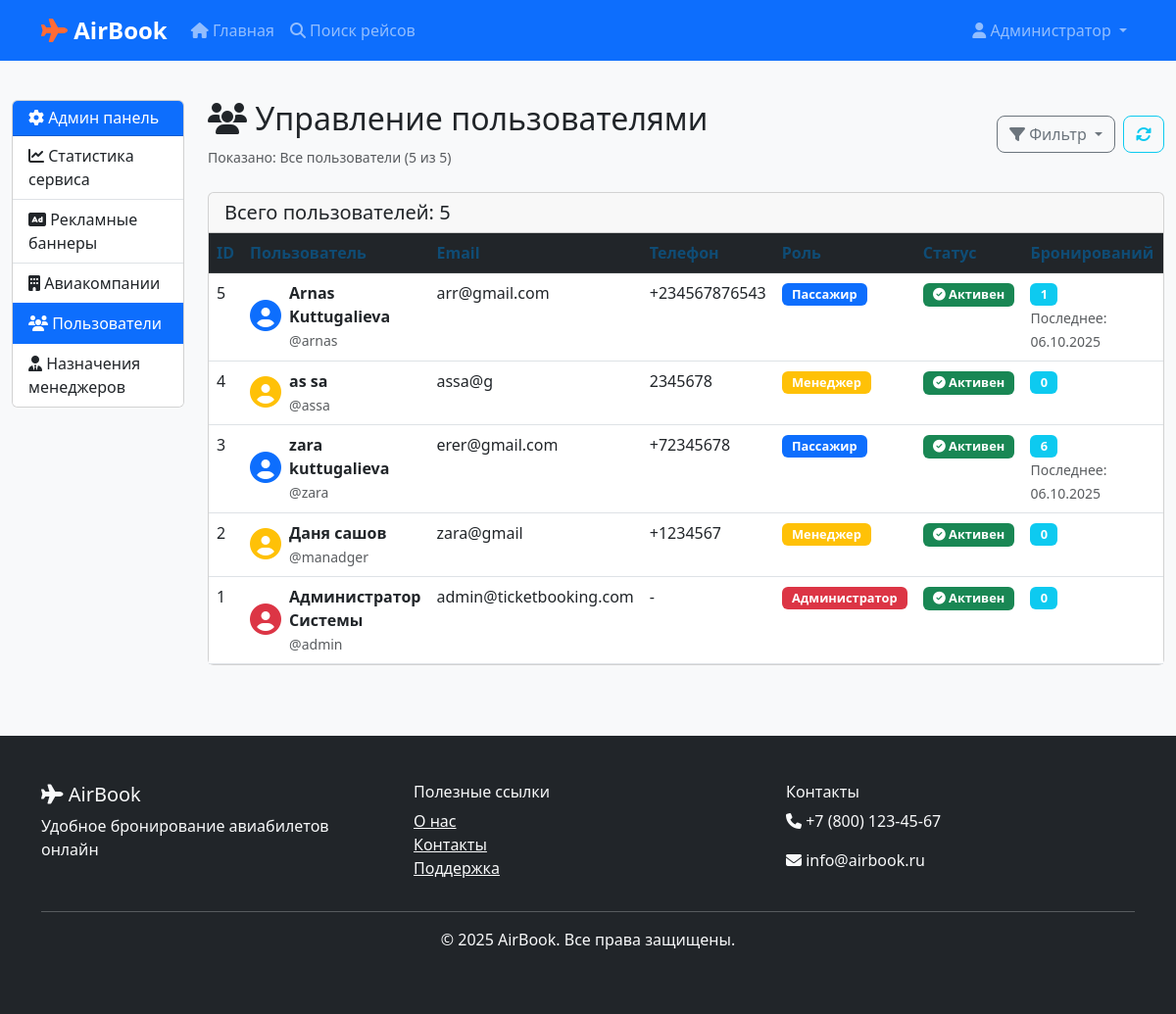
The app's page /admin/users (signed in) with its own data.
### models.py (models this page shows, shortened)
class User(UserMixin, db.Model):
    id = db.Column(db.Integer, primary_key=True)
    username = db.Column(db.String(80), unique=True, nullable=False)
    email = db.Column(db.String(120), unique=True, nullable=False)
    password_hash = db.Column(db.String(128))
    role = db.Column(db.String(20), default='user')  # user, manager, admin
    first_name = db.Column(db.String(50))
    last_name = db.Column(db.String(50))
    phone = db.Column(db.String(20))
    company_id = db.Column(db.Integer, db.ForeignKey('airline.id'), nullable=True)  # Для менеджеров
    created_at = db.Column(db.DateTime, default=datetime.utcnow)
    is_active = db.Column(db.Boolean, default=True, nullable=False)  # Статус активности
    bookings = db.relationship('Booking', backref='user', lazy=True)
    company = db.relationship('Airline', backref='managers', lazy=True)
    def is_admin(self):
        return self.role == 'admin'
    def is_manager(self):
        return self.role == 'manager'

class Booking(db.Model):
    id = db.Column(db.Integer, primary_key=True)
    booking_reference = db.Column(db.String(6), unique=True, nullable=False)  # Код бронирования
    user_id = db.Column(db.Integer, db.ForeignKey('user.id'), nullable=False)
    flight_id = db.Column(db.Integer, db.ForeignKey('flight.id'), nullable=False)
    passenger_first_name = db.Column(db.String(50), nullable=False)
    passenger_last_name = db.Column(db.String(50), nullable=False)
    passenger_email = db.Column(db.String(120))
    passenger_phone = db.Column(db.String(20))
    seat_class = db.Column(db.String(20), default='economy')  # economy, business, first
    seat_number = db.Column(db.String(10))
    price_paid = db.Column(db.Float, nullable=False)
    status = db.Column(db.String(20), default='confirmed')  # confirmed, cancelled, checked_in, refunded
    booking_date = db.Column(db.DateTime, default=datetime.utcnow)
    cancelled_at = db.Column(db.DateTime)  # Дата отмены
    cancellation_reason = db.Column(db.String(100))  # Причина отмены
    baggage_count = db.Column(db.Integer, default=1)
    meal_preference = db.Column(db.String(50))
    special_requests = db.Column(db.Text)

### app.py (the view)
    @app.route('/admin/users')
    @login_required
    def admin_users():
        if not current_user.is_admin():
            flash('У вас нет прав администратора.', 'error')
            return redirect(url_for('index'))
        role_filter = request.args.get('role', 'all')
        if role_filter == 'all':
            users = User.query.order_by(User.created_at.desc()).all()
        else:
            users = User.query.filter_by(role=role_filter).order_by(User.created_at.desc()).all()
        total_users = User.query.count()
        admin_count = User.query.filter_by(role='admin').count()
        manager_count = User.query.filter_by(role='manager').count()
        user_count = User.query.filter_by(role='user').count()
        return render_template('admin/users.html',
                             users=users,
                             current_filter=role_filter,
                             total_users=total_users,
                             admin_count=admin_count,
                             manager_count=manager_count,
                             user_count=user_count)

### templates/admin/users.html (shortened to what this page needs)
{% extends "admin/base.html" %}
{% block admin_content %}
            <div class="d-flex justify-content-between align-items-center mb-4">
                <div>
                    <h2><i class="fas fa-users"></i> Управление пользователями</h2>
                    <small class="text-muted">
                        Показано:
                        {% if current_filter == 'admin' %}Администраторы
                        {% elif current_filter == 'manager' %}Менеджеры
                        {% elif current_filter == 'user' %}Пассажиры
                        {% else %}Все пользователи
                        {% endif %}
                        ({{ users|length }} из {{ total_users }})
                    </small>
                </div>
                <div class="d-flex gap-2">
                    <div class="dropdown">
                        <button class="btn btn-outline-secondary dropdown-toggle" type="button" data-bs-toggle="dropdown">
                            <i class="fas fa-filter"></i> Фильтр
                        </button>
                    </div>
                    <button class="btn btn-outline-info" onclick="refreshUserList()" title="Обновить список">
                        <i class="fas fa-sync-alt"></i>
                    </button>
                </div>
            </div>
            {% if users %}
                <div class="card">
                    <div class="card-header">
                        <h5 class="mb-0">Всего пользователей: {{ users|length }}</h5>
                    </div>
                    <div class="card-body p-0">
                        <div class="table-responsive">
                            <table class="table table-hover mb-0">
                                <thead class="table-dark">
                                    <tr>
                                        <th>ID</th>
                                        <th>Пользователь</th>
                                        <th>Email</th>
                                        <th>Телефон</th>
                                        <th>Роль</th>
                                        <th>Статус</th>
                                        <th>Бронирований</th>
                                    </tr>
                                </thead>
                                <tbody>
                                    {% for user in users %}
                                    <tr>
                                        <td>{{ user.id }}</td>
                                        <td>
                                            <div class="d-flex align-items-center">
                                                <div class="me-2">
                                                    <i class="fas fa-user-circle fa-2x text-{{ 'danger' if user.role == 'admin' else 'warning' if user.role == 'manager' else 'primary' }}"></i>
                                                </div>
                                                <div>
                                                    <div class="fw-bold">{{ user.first_name }} {{ user.last_name }}</div>
                                                    <small class="text-muted">@{{ user.username }}</small>
                                                </div>
                                            </div>
                                        </td>
                                        <td>{{ user.email }}</td>
                                        <td>{{ user.phone or '-' }}</td>
                                        <td>
                                            <span class="badge bg-{{ 'danger' if user.role == 'admin' else 'warning' if user.role == 'manager' else 'primary' }}">
                                                {% if user.role == 'admin' %}Администратор
                                                {% elif user.role == 'manager' %}Менеджер
                                                {% else %}Пассажир
                                                {% endif %}
                                            </span>
                                        </td>
                                        <td>
                                            {% if user.is_active %}
                                                <span class="badge bg-success">
                                                    <i class="fas fa-check-circle"></i> Активен
                                                </span>
                                            {% else %}
                                                <span class="badge bg-danger">
                                                    <i class="fas fa-ban"></i> Заблокирован
                                                </span>
                                            {% endif %}
                                        </td>
                                        <td>
                                            <span class="badge bg-info">{{ user.bookings|length }}</span>
                                            {% if user.bookings|length > 0 %}
                                                <br><small class="text-muted">
                                                    Последнее: {{ user.bookings[-1].booking_date.strftime('%d.%m.%Y') if user.bookings else '-' }}
                                                </small>
                                            {% endif %}
                                        </td>
                                    </tr>
                                    {% endfor %}
                                </tbody>
                            </table>
                        </div>
                    </div>
                </div>
            {% endif %}
        </div>
    </div>
</div>
{% endblock %}

### templates/base.html (shortened to what this page needs)
<!DOCTYPE html>
<html lang="ru">
<head>
    <link href="https://cdn.jsdelivr.net/npm/bootstrap@5.3.0/dist/css/bootstrap.min.css" rel="stylesheet">
    <link rel="stylesheet" href="https://cdnjs.cloudflare.com/ajax/libs/font-awesome/6.4.0/css/all.min.css">
    <link rel="stylesheet" href="{{ url_for('static', filename='css/style.css') }}">
</head>
<body>
    <nav class="navbar navbar-expand-lg navbar-dark bg-primary">
        <div class="container">
            <a class="navbar-brand" href="{{ url_for('index') }}">
                <i class="fas fa-plane"></i> AirBook
            </a>
            <div class="collapse navbar-collapse" id="navbarNav">
                <ul class="navbar-nav me-auto">
                    <li class="nav-item">
                        <a class="nav-link" href="{{ url_for('index') }}">
                            <i class="fas fa-home"></i> Главная
                        </a>
                    </li>
                    <li class="nav-item">
                        <a class="nav-link" href="{{ url_for('search_flights') }}">
                            <i class="fas fa-search"></i> Поиск рейсов
                        </a>
                    </li>
                </ul>
                <ul class="navbar-nav">
                    {% if current_user.is_authenticated %}
                        <li class="nav-item dropdown">
                            <a class="nav-link dropdown-toggle" href="#" id="navbarDropdown" role="button" data-bs-toggle="dropdown">
                                <i class="fas fa-user"></i> {{ current_user.first_name }}
                            </a>
                        </li>
                    {% endif %}
                </ul>
            </div>
        </div>
    </nav>
    <main>
        {% block content %}{% endblock %}
    </main>
    <footer class="bg-dark text-light py-5 mt-5">
        <div class="container">
            <div class="row">
                <div class="col-md-4">
                    <h5><i class="fas fa-plane"></i> AirBook</h5>
                    <p>Удобное бронирование авиабилетов онлайн</p>
                </div>
                <div class="col-md-4">
                    <h6>Полезные ссылки</h6>
                    <ul class="list-unstyled">
                        <li><a href="#" class="text-light">О нас</a></li>
                        <li><a href="#" class="text-light">Контакты</a></li>
                        <li><a href="#" class="text-light">Поддержка</a></li>
                    </ul>
                </div>
                <div class="col-md-4">
                    <h6>Контакты</h6>
                    <p><i class="fas fa-phone"></i> +7 (800) 123-45-67</p>
                    <p><i class="fas fa-envelope"></i> info@airbook.ru</p>
                </div>
            </div>
            <hr>
            <div class="text-center">
                <p>&copy; 2025 AirBook. Все права защищены.</p>
            </div>
        </div>
    </footer>
</body>
</html>

### static/css/style.css (style rules this page uses)
:root { --primary-color: #007bff; --secondary-color: #6c757d; --success-color: #28a745; --warning-color: #ffc107; --danger-color: #dc3545; --info-color: #17a2b8; --light-color: #f8f9fa; --dark-color: #343a40; --aviasales-blue: #0f4c75; --aviasales-orange: #ff6b35; --aviasales-green: #00c851; --aviasales-gray: #f5f5f5; }
body { font-family: 'Segoe UI', Tahoma, Geneva, Verdana, sans-serif; background-color: #f8f9fa; }
.btn { border-radius: 8px; font-weight: 500; transition: all 0.3s ease; }
.navbar-brand { font-weight: bold; font-size: 1.5rem; }
.navbar-brand i { color: var(--aviasales-orange); }
footer { margin-top: auto; }
.table th { border-top: none; font-weight: 600; color: var(--aviasales-blue); }
.badge { font-size: 0.8rem; padding: 0.4em 0.8em; }

### records on screen
User: first_name "Администратор", id "1", last_name "Системы", username "admin", email "admin@ticketbooking.com", phone "-", role "Администратор", is_active True (drawn), bookings|length "0"
User: id "5", first_name "Arnas", last_name "Kuttugalieva", username "arnas", email "arr@gmail.com", phone "+234567876543", role "Пассажир", is_active True (drawn), bookings|length "1", booking_date "06.10.2025"
User: id "4", first_name "as", last_name "sa", username "assa", email "assa@g", phone "2345678", role "Менеджер", is_active True (drawn), bookings|length "0"
User: id "3", first_name "zara", last_name "kuttugalieva", username "zara", email "erer@gmail.com", phone "+72345678", role "Пассажир", is_active True (drawn), bookings|length "6", booking_date "06.10.2025"
User: id "2", first_name "Даня", last_name "сашов", username "manadger", email "zara@gmail", phone "+1234567", role "Менеджер", is_active True (drawn), bookings|length "0"

### other values on screen
{{ users|length }} "5"
{{ total_users }} "5"
